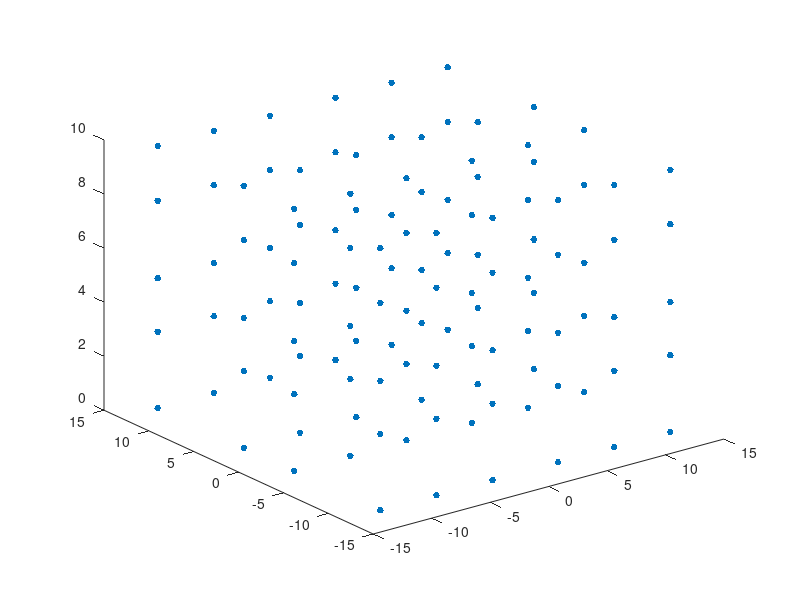

Here is the MATLAB script that generated this plot:
function[] = generate_world_coordinates_rp()
%generate real world coordinates for Lego(R) objects
%z coordinates from camera 1-5
h0 = [0.17 3.0 4.97 7.85 9.87]; 
Nh = length(h0);
%x,y coordinates camera 1-5

x0 = [0 4.8  9.6  15.2  20 24.8  0 4.8  9.6  15.2  20 24.8 0 4.8  9.6  15.2  20 24.8 0 4.8  9.6  15.2  20 24.8]; x0 = x0-mean(x0); Nx0 = length(x0); 
y0 = [0 0  0   0   0  0   9.6 9.6 9.6  9.6  9.6 9.6 15.2 15.2 15.2  15.2  15.2 15.2 24.8 24.8 24.8  24.8  24.8 24.8]; y0 = y0-mean(y0); Ny0 = length(y0);
%y0 = [7 13 20 26 7 13 20 26]; y0 = y0-mean(y0); Ny0 = length(y0); 
%x0 = [13 13 13 13 20 20 20 20]; x0 = x0-mean(x0); Nx0 = length(x0);

Np = Nx0*Nh;
%generate all points
X = [];
for h = 1:Nh
    for n = 1:Nx0
        X = [X [x0(n); y0(n); h0(h); 1]];
    end
end

%fig
figure; plot3(X(1,:),X(2,:),X(3,:),'.','MarkerSize',15);
%xlim([-10 10]); ylim([-10 10]); zlim([-1 15]); 
%save
save('world_coordinates_rp','X');